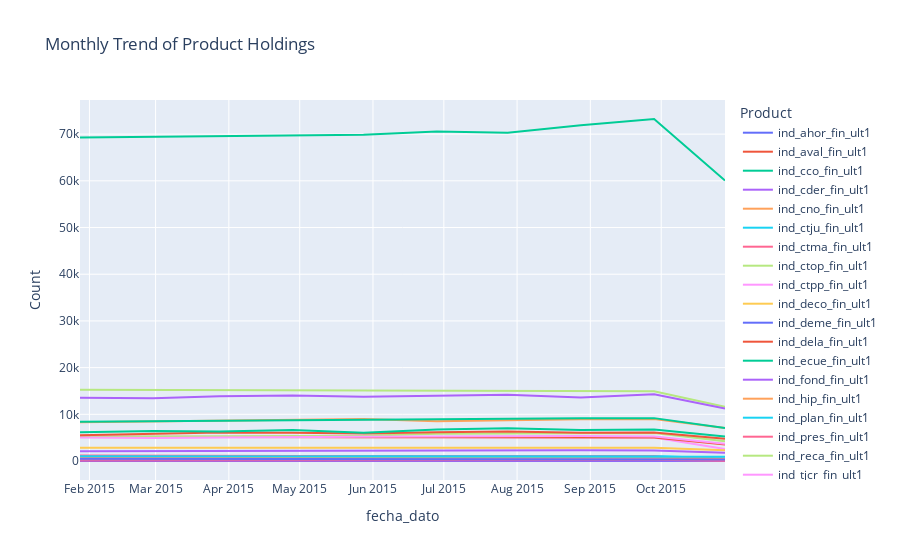

Write notebook code for a chart like this one.
### Code cell
product_cols = [col for col in df.columns if col.startswith('ind_') and col.endswith('_ult1')]

monthly_product_trend = df.groupby('fecha_dato')[product_cols].sum().reset_index()
monthly_product_trend = monthly_product_trend.melt(id_vars='fecha_dato', var_name='Product', value_name='Count')

fig = px.line(monthly_product_trend, x='fecha_dato', y='Count', color='Product',
              title="Monthly Trend of Product Holdings")
fig.show()

### Figure 1 — Plotly figure (JSON) as saved in the notebook; plotly's stock layout.template omitted (floating-point values rounded to 4 significant figures)
{"data": [{"hovertemplate": "Product=ind_ahor_fin_ult1<br>fecha_dato=%{x}<br>Count=%{y}<extra></extra>", "legendgroup": "ind_ahor_fin_ult1", "line": {"color": "#636efa", "dash": "solid"}, "marker": {"symbol": "circle"}, "mode": "lines", "name": "ind_ahor_fin_ult1", "orientation": "v", "showlegend": true, "type": "scatter", "x": ["2015-01-28T00:00:00.000000000", "2015-02-28T00:00:00.000000000", "2015-03-28T00:00:00.000000000", "2015-04-28T00:00:00.000000000", "2015-05-28T00:00:00.000000000", "2015-06-28T00:00:00.000000000", "2015-07-28T00:00:00.000000000", "2015-08-28T00:00:00.000000000", "2015-09-28T00:00:00.000000000", "2015-10-28T00:00:00.000000000"], "xaxis": "x", "y": [8.0, 8.0, 8.0, 8.0, 8.0, 8.0, 8.0, 8.0, 8.0, 7.0], "yaxis": "y"}, {"hovertemplate": "Product=ind_aval_fin_ult1<br>fecha_dato=%{x}<br>Count=%{y}<extra></extra>", "legendgroup": "ind_aval_fin_ult1", "line": {"color": "#EF553B", "dash": "solid"}, "marker": {"symbol": "circle"}, "mode": "lines", "name": "ind_aval_fin_ult1", "orientation": "v", "showlegend": true, "type": "scatter", "x": ["2015-01-28T00:00:00.000000000", "2015-02-28T00:00:00.000000000", "2015-03-28T00:00:00.000000000", "2015-04-28T00:00:00.000000000", "2015-05-28T00:00:00.000000000", "2015-06-28T00:00:00.000000000", "2015-07-28T00:00:00.000000000", "2015-08-28T00:00:00.000000000", "2015-09-28T00:00:00.000000000", "2015-10-28T00:00:00.000000000"], "xaxis": "x", "y": [2.0, 2.0, 2.0, 2.0, 2.0, 2.0, 1.0, 1.0, 1.0, 1.0], "yaxis": "y"}, {"hovertemplate": "Product=ind_cco_fin_ult1<br>fecha_dato=%{x}<br>Count=%{y}<extra></extra>", "legendgroup": "ind_cco_fin_ult1", "line": {"color": "#00cc96", "dash": "solid"}, "marker": {"symbol": "circle"}, "mode": "lines", "name": "ind_cco_fin_ult1", "orientation": "v", "showlegend": true, "type": "scatter", "x": ["2015-01-28T00:00:00.000000000", "2015-02-28T00:00:00.000000000", "2015-03-28T00:00:00.000000000", "2015-04-28T00:00:00.000000000", "2015-05-28T00:00:00.000000000", "2015-06-28T00:00:00.000000000", "2015-07-28T00:00:00.000000000", "2015-08-28T00:00:00.000000000", "2015-09-28T00:00:00.000000000", "2015-10-28T00:00:00.000000000"], "xaxis": "x", "y": [69270.0, 69470.0, 69590.0, 69710.0, 69880.0, 70540.0, 70290.0, 71920.0, 73240.0, 60060.0], "yaxis": "y"}, {"hovertemplate": "Product=ind_cder_fin_ult1<br>fecha_dato=%{x}<br>Count=%{y}<extra></extra>", "legendgroup": "ind_cder_fin_ult1", "line": {"color": "#ab63fa", "dash": "solid"}, "marker": {"symbol": "circle"}, "mode": "lines", "name": "ind_cder_fin_ult1", "orientation": "v", "showlegend": true, "type": "scatter", "x": ["2015-01-28T00:00:00.000000000", "2015-02-28T00:00:00.000000000", "2015-03-28T00:00:00.000000000", "2015-04-28T00:00:00.000000000", "2015-05-28T00:00:00.000000000", "2015-06-28T00:00:00.000000000", "2015-07-28T00:00:00.000000000", "2015-08-28T00:00:00.000000000", "2015-09-28T00:00:00.000000000", "2015-10-28T00:00:00.000000000"], "xaxis": "x", "y": [34.0, 36.0, 41.0, 39.0, 41.0, 41.0, 45.0, 45.0, 43.0, 27.0], "yaxis": "y"}, {"hovertemplate": "Product=ind_cno_fin_ult1<br>fecha_dato=%{x}<br>Count=%{y}<extra></extra>", "legendgroup": "ind_cno_fin_ult1", "line": {"color": "#FFA15A", "dash": "solid"}, "marker": {"symbol": "circle"}, "mode": "lines", "name": "ind_cno_fin_ult1", "orientation": "v", "showlegend": true, "type": "scatter", "x": ["2015-01-28T00:00:00.000000000", "2015-02-28T00:00:00.000000000", "2015-03-28T00:00:00.000000000", "2015-04-28T00:00:00.000000000", "2015-05-28T00:00:00.000000000", "2015-06-28T00:00:00.000000000", "2015-07-28T00:00:00.000000000", "2015-08-28T00:00:00.000000000", "2015-09-28T00:00:00.000000000", "2015-10-28T00:00:00.000000000"], "xaxis": "x", "y": [8309.0, 8517.0, 8651.0, 8849.0, 9013.0, 8498.0, 8720.0, 8948.0, 9005.0, 7046.0], "yaxis": "y"}, {"hovertemplate": "Product=ind_ctju_fin_ult1<br>fecha_dato=%{x}<br>Count=%{y}<extra></extra>", "legendgroup": "ind_ctju_fin_ult1", "line": {"color": "#19d3f3", "dash": "solid"}, "marker": {"symbol": "circle"}, "mode": "lines", "name": "ind_ctju_fin_ult1", "orientation": "v", "showlegend": true, "type": "scatter", "x": ["2015-01-28T00:00:00.000000000", "2015-02-28T00:00:00.000000000", "2015-03-28T00:00:00.000000000", "2015-04-28T00:00:00.000000000", "2015-05-28T00:00:00.000000000", "2015-06-28T00:00:00.000000000", "2015-07-28T00:00:00.000000000", "2015-08-28T00:00:00.000000000", "2015-09-28T00:00:00.000000000", "2015-10-28T00:00:00.000000000"], "xaxis": "x", "y": [1091.0, 1082.0, 1083.0, 1081.0, 1084.0, 1076.0, 1075.0, 1074.0, 1067.0, 531.0], "yaxis": "y"}, {"hovertemplate": "Product=ind_ctma_fin_ult1<br>fecha_dato=%{x}<br>Count=%{y}<extra></extra>", "legendgroup": "ind_ctma_fin_ult1", "line": {"color": "#FF6692", "dash": "solid"}, "marker": {"symbol": "circle"}, "mode": "lines", "name": "ind_ctma_fin_ult1", "orientation": "v", "showlegend": true, "type": "scatter", "x": ["2015-01-28T00:00:00.000000000", "2015-02-28T00:00:00.000000000", "2015-03-28T00:00:00.000000000", "2015-04-28T00:00:00.000000000", "2015-05-28T00:00:00.000000000", "2015-06-28T00:00:00.000000000", "2015-07-28T00:00:00.000000000", "2015-08-28T00:00:00.000000000", "2015-09-28T00:00:00.000000000", "2015-10-28T00:00:00.000000000"], "xaxis": "x", "y": [1172.0, 1167.0, 1114.0, 1054.0, 987.0, 984.0, 960.0, 968.0, 978.0, 290.0], "yaxis": "y"}, {"hovertemplate": "Product=ind_ctop_fin_ult1<br>fecha_dato=%{x}<br>Count=%{y}<extra></extra>", "legendgroup": "ind_ctop_fin_ult1", "line": {"color": "#B6E880", "dash": "solid"}, "marker": {"symbol": "circle"}, "mode": "lines", "name": "ind_ctop_fin_ult1", "orientation": "v", "showlegend": true, "type": "scatter", "x": ["2015-01-28T00:00:00.000000000", "2015-02-28T00:00:00.000000000", "2015-03-28T00:00:00.000000000", "2015-04-28T00:00:00.000000000", "2015-05-28T00:00:00.000000000", "2015-06-28T00:00:00.000000000", "2015-07-28T00:00:00.000000000", "2015-08-28T00:00:00.000000000", "2015-09-28T00:00:00.000000000", "2015-10-28T00:00:00.000000000"], "xaxis": "x", "y": [15280.0, 15240.0, 15210.0, 15160.0, 15120.0, 15070.0, 15020.0, 15000.0, 14950.0, 11630.0], "yaxis": "y"}, {"hovertemplate": "Product=ind_ctpp_fin_ult1<br>fecha_dato=%{x}<br>Count=%{y}<extra></extra>", "legendgroup": "ind_ctpp_fin_ult1", "line": {"color": "#FF97FF", "dash": "solid"}, "marker": {"symbol": "circle"}, "mode": "lines", "name": "ind_ctpp_fin_ult1", "orientation": "v", "showlegend": true, "type": "scatter", "x": ["2015-01-28T00:00:00.000000000", "2015-02-28T00:00:00.000000000", "2015-03-28T00:00:00.000000000", "2015-04-28T00:00:00.000000000", "2015-05-28T00:00:00.000000000", "2015-06-28T00:00:00.000000000", "2015-07-28T00:00:00.000000000", "2015-08-28T00:00:00.000000000", "2015-09-28T00:00:00.000000000", "2015-10-28T00:00:00.000000000"], "xaxis": "x", "y": [5209.0, 5186.0, 5155.0, 5144.0, 5112.0, 5088.0, 5071.0, 5050.0, 5021.0, 2585.0], "yaxis": "y"}, {"hovertemplate": "Product=ind_deco_fin_ult1<br>fecha_dato=%{x}<br>Count=%{y}<extra></extra>", "legendgroup": "ind_deco_fin_ult1", "line": {"color": "#FECB52", "dash": "solid"}, "marker": {"symbol": "circle"}, "mode": "lines", "name": "ind_deco_fin_ult1", "orientation": "v", "showlegend": true, "type": "scatter", "x": ["2015-01-28T00:00:00.000000000", "2015-02-28T00:00:00.000000000", "2015-03-28T00:00:00.000000000", "2015-04-28T00:00:00.000000000", "2015-05-28T00:00:00.000000000", "2015-06-28T00:00:00.000000000", "2015-07-28T00:00:00.000000000", "2015-08-28T00:00:00.000000000", "2015-09-28T00:00:00.000000000", "2015-10-28T00:00:00.000000000"], "xaxis": "x", "y": [207.0, 282.0, 324.0, 329.0, 302.0, 259.0, 246.0, 253.0, 258.0, 238.0], "yaxis": "y"}, {"hovertemplate": "Product=ind_deme_fin_ult1<br>fecha_dato=%{x}<br>Count=%{y}<extra></extra>", "legendgroup": "ind_deme_fin_ult1", "line": {"color": "#636efa", "dash": "solid"}, "marker": {"symbol": "circle"}, "mode": "lines", "name": "ind_deme_fin_ult1", "orientation": "v", "showlegend": true, "type": "scatter", "x": ["2015-01-28T00:00:00.000000000", "2015-02-28T00:00:00.000000000", "2015-03-28T00:00:00.000000000", "2015-04-28T00:00:00.000000000", "2015-05-28T00:00:00.000000000", "2015-06-28T00:00:00.000000000", "2015-07-28T00:00:00.000000000", "2015-08-28T00:00:00.000000000", "2015-09-28T00:00:00.000000000", "2015-10-28T00:00:00.000000000"], "xaxis": "x", "y": [196.0, 197.0, 194.0, 184.0, 177.0, 170.0, 166.0, 162.0, 161.0, 107.0], "yaxis": "y"}, {"hovertemplate": "Product=ind_dela_fin_ult1<br>fecha_dato=%{x}<br>Count=%{y}<extra></extra>", "legendgroup": "ind_dela_fin_ult1", "line": {"color": "#EF553B", "dash": "solid"}, "marker": {"symbol": "circle"}, "mode": "lines", "name": "ind_dela_fin_ult1", "orientation": "v", "showlegend": true, "type": "scatter", "x": ["2015-01-28T00:00:00.000000000", "2015-02-28T00:00:00.000000000", "2015-03-28T00:00:00.000000000", "2015-04-28T00:00:00.000000000", "2015-05-28T00:00:00.000000000", "2015-06-28T00:00:00.000000000", "2015-07-28T00:00:00.000000000", "2015-08-28T00:00:00.000000000", "2015-09-28T00:00:00.000000000", "2015-10-28T00:00:00.000000000"], "xaxis": "x", "y": [5180.0, 5128.0, 5039.0, 5031.0, 5074.0, 5063.0, 5044.0, 5015.0, 5046.0, 3518.0], "yaxis": "y"}, {"hovertemplate": "Product=ind_ecue_fin_ult1<br>fecha_dato=%{x}<br>Count=%{y}<extra></extra>", "legendgroup": "ind_ecue_fin_ult1", "line": {"color": "#00cc96", "dash": "solid"}, "marker": {"symbol": "circle"}, "mode": "lines", "name": "ind_ecue_fin_ult1", "orientation": "v", "showlegend": true, "type": "scatter", "x": ["2015-01-28T00:00:00.000000000", "2015-02-28T00:00:00.000000000", "2015-03-28T00:00:00.000000000", "2015-04-28T00:00:00.000000000", "2015-05-28T00:00:00.000000000", "2015-06-28T00:00:00.000000000", "2015-07-28T00:00:00.000000000", "2015-08-28T00:00:00.000000000", "2015-09-28T00:00:00.000000000", "2015-10-28T00:00:00.000000000"], "xaxis": "x", "y": [8403.0, 8502.0, 8651.0, 8793.0, 8945.0, 9032.0, 9087.0, 9142.0, 9181.0, 7067.0], "yaxis": "y"}, {"hovertemplate": "Product=ind_fond_fin_ult1<br>fecha_dato=%{x}<br>Count=%{y}<extra></extra>", "legendgroup": "ind_fond_fin_ult1", "line": {"color": "#ab63fa", "dash": "solid"}, "marker": {"symbol": "circle"}, "mode": "lines", "name": "ind_fond_fin_ult1", "orientation": "v", "showlegend": true, "type": "scatter", "x": ["2015-01-28T00:00:00.000000000", "2015-02-28T00:00:00.000000000", "2015-03-28T00:00:00.000000000", "2015-04-28T00:00:00.000000000", "2015-05-28T00:00:00.000000000", "2015-06-28T00:00:00.000000000", "2015-07-28T00:00:00.000000000", "2015-08-28T00:00:00.000000000", "2015-09-28T00:00:00.000000000", "2015-10-28T00:00:00.000000000"], "xaxis": "x", "y": [2065.0, 2106.0, 2185.0, 2235.0, 2271.0, 2271.0, 2267.0, 2278.0, 2265.0, 1761.0], "yaxis": "y"}, {"hovertemplate": "Product=ind_hip_fin_ult1<br>fecha_dato=%{x}<br>Count=%{y}<extra></extra>", "legendgroup": "ind_hip_fin_ult1", "line": {"color": "#FFA15A", "dash": "solid"}, "marker": {"symbol": "circle"}, "mode": "lines", "name": "ind_hip_fin_ult1", "orientation": "v", "showlegend": true, "type": "scatter", "x": ["2015-01-28T00:00:00.000000000", "2015-02-28T00:00:00.000000000", "2015-03-28T00:00:00.000000000", "2015-04-28T00:00:00.000000000", "2015-05-28T00:00:00.000000000", "2015-06-28T00:00:00.000000000", "2015-07-28T00:00:00.000000000", "2015-08-28T00:00:00.000000000", "2015-09-28T00:00:00.000000000", "2015-10-28T00:00:00.000000000"], "xaxis": "x", "y": [708.0, 706.0, 704.0, 702.0, 685.0, 680.0, 677.0, 676.0, 674.0, 520.0], "yaxis": "y"}, {"hovertemplate": "Product=ind_plan_fin_ult1<br>fecha_dato=%{x}<br>Count=%{y}<extra></extra>", "legendgroup": "ind_plan_fin_ult1", "line": {"color": "#19d3f3", "dash": "solid"}, "marker": {"symbol": "circle"}, "mode": "lines", "name": "ind_plan_fin_ult1", "orientation": "v", "showlegend": true, "type": "scatter", "x": ["2015-01-28T00:00:00.000000000", "2015-02-28T00:00:00.000000000", "2015-03-28T00:00:00.000000000", "2015-04-28T00:00:00.000000000", "2015-05-28T00:00:00.000000000", "2015-06-28T00:00:00.000000000", "2015-07-28T00:00:00.000000000", "2015-08-28T00:00:00.000000000", "2015-09-28T00:00:00.000000000", "2015-10-28T00:00:00.000000000"], "xaxis": "x", "y": [1039.0, 1039.0, 1036.0, 1028.0, 1030.0, 1030.0, 1027.0, 1027.0, 1027.0, 885.0], "yaxis": "y"}, {"hovertemplate": "Product=ind_pres_fin_ult1<br>fecha_dato=%{x}<br>Count=%{y}<extra></extra>", "legendgroup": "ind_pres_fin_ult1", "line": {"color": "#FF6692", "dash": "solid"}, "marker": {"symbol": "circle"}, "mode": "lines", "name": "ind_pres_fin_ult1", "orientation": "v", "showlegend": true, "type": "scatter", "x": ["2015-01-28T00:00:00.000000000", "2015-02-28T00:00:00.000000000", "2015-03-28T00:00:00.000000000", "2015-04-28T00:00:00.000000000", "2015-05-28T00:00:00.000000000", "2015-06-28T00:00:00.000000000", "2015-07-28T00:00:00.000000000", "2015-08-28T00:00:00.000000000", "2015-09-28T00:00:00.000000000", "2015-10-28T00:00:00.000000000"], "xaxis": "x", "y": [267.0, 266.0, 265.0, 267.0, 269.0, 263.0, 260.0, 262.0, 264.0, 81.0], "yaxis": "y"}, {"hovertemplate": "Product=ind_reca_fin_ult1<br>fecha_dato=%{x}<br>Count=%{y}<extra></extra>", "legendgroup": "ind_reca_fin_ult1", "line": {"color": "#B6E880", "dash": "solid"}, "marker": {"symbol": "circle"}, "mode": "lines", "name": "ind_reca_fin_ult1", "orientation": "v", "showlegend": true, "type": "scatter", "x": ["2015-01-28T00:00:00.000000000", "2015-02-28T00:00:00.000000000", "2015-03-28T00:00:00.000000000", "2015-04-28T00:00:00.000000000", "2015-05-28T00:00:00.000000000", "2015-06-28T00:00:00.000000000", "2015-07-28T00:00:00.000000000", "2015-08-28T00:00:00.000000000", "2015-09-28T00:00:00.000000000", "2015-10-28T00:00:00.000000000"], "xaxis": "x", "y": [5178.0, 5205.0, 5248.0, 5363.0, 5415.0, 5844.0, 5925.0, 5954.0, 5992.0, 4243.0], "yaxis": "y"}, {"hovertemplate": "Product=ind_tjcr_fin_ult1<br>fecha_dato=%{x}<br>Count=%{y}<extra></extra>", "legendgroup": "ind_tjcr_fin_ult1", "line": {"color": "#FF97FF", "dash": "solid"}, "marker": {"symbol": "circle"}, "mode": "lines", "name": "ind_tjcr_fin_ult1", "orientation": "v", "showlegend": true, "type": "scatter", "x": ["2015-01-28T00:00:00.000000000", "2015-02-28T00:00:00.000000000", "2015-03-28T00:00:00.000000000", "2015-04-28T00:00:00.000000000", "2015-05-28T00:00:00.000000000", "2015-06-28T00:00:00.000000000", "2015-07-28T00:00:00.000000000", "2015-08-28T00:00:00.000000000", "2015-09-28T00:00:00.000000000", "2015-10-28T00:00:00.000000000"], "xaxis": "x", "y": [5054.0, 4951.0, 5058.0, 5202.0, 5218.0, 5267.0, 5371.0, 5338.0, 5232.0, 3705.0], "yaxis": "y"}, {"hovertemplate": "Product=ind_valo_fin_ult1<br>fecha_dato=%{x}<br>Count=%{y}<extra></extra>", "legendgroup": "ind_valo_fin_ult1", "line": {"color": "#FECB52", "dash": "solid"}, "marker": {"symbol": "circle"}, "mode": "lines", "name": "ind_valo_fin_ult1", "orientation": "v", "showlegend": true, "type": "scatter", "x": ["2015-01-28T00:00:00.000000000", "2015-02-28T00:00:00.000000000", "2015-03-28T00:00:00.000000000", "2015-04-28T00:00:00.000000000", "2015-05-28T00:00:00.000000000", "2015-06-28T00:00:00.000000000", "2015-07-28T00:00:00.000000000", "2015-08-28T00:00:00.000000000", "2015-09-28T00:00:00.000000000", "2015-10-28T00:00:00.000000000"], "xaxis": "x", "y": [2849.0, 2832.0, 2815.0, 2808.0, 2805.0, 2773.0, 2767.0, 2810.0, 2842.0, 2281.0], "yaxis": "y"}, {"hovertemplate": "Product=ind_viv_fin_ult1<br>fecha_dato=%{x}<br>Count=%{y}<extra></extra>", "legendgroup": "ind_viv_fin_ult1", "line": {"color": "#636efa", "dash": "solid"}, "marker": {"symbol": "circle"}, "mode": "lines", "name": "ind_viv_fin_ult1", "orientation": "v", "showlegend": true, "type": "scatter", "x": ["2015-01-28T00:00:00.000000000", "2015-02-28T00:00:00.000000000", "2015-03-28T00:00:00.000000000", "2015-04-28T00:00:00.000000000", "2015-05-28T00:00:00.000000000", "2015-06-28T00:00:00.000000000", "2015-07-28T00:00:00.000000000", "2015-08-28T00:00:00.000000000", "2015-09-28T00:00:00.000000000", "2015-10-28T00:00:00.000000000"], "xaxis": "x", "y": [462.0, 462.0, 455.0, 451.0, 446.0, 446.0, 442.0, 439.0, 432.0, 309.0], "yaxis": "y"}, {"hovertemplate": "Product=ind_nomina_ult1<br>fecha_dato=%{x}<br>Count=%{y}<extra></extra>", "legendgroup": "ind_nomina_ult1", "line": {"color": "#EF553B", "dash": "solid"}, "marker": {"symbol": "circle"}, "mode": "lines", "name": "ind_nomina_ult1", "orientation": "v", "showlegend": true, "type": "scatter", "x": ["2015-01-28T00:00:00.000000000", "2015-02-28T00:00:00.000000000", "2015-03-28T00:00:00.000000000", "2015-04-28T00:00:00.000000000", "2015-05-28T00:00:00.000000000", "2015-06-28T00:00:00.000000000", "2015-07-28T00:00:00.000000000", "2015-08-28T00:00:00.000000000", "2015-09-28T00:00:00.000000000", "2015-10-28T00:00:00.000000000"], "xaxis": "x", "y": [5513.0, 5839.0, 6120.0, 6029.0, 5882.0, 6167.0, 6328.0, 6044.0, 6111.0, 4772.0], "yaxis": "y"}, {"hovertemplate": "Product=ind_nom_pens_ult1<br>fecha_dato=%{x}<br>Count=%{y}<extra></extra>", "legendgroup": "ind_nom_pens_ult1", "line": {"color": "#00cc96", "dash": "solid"}, "marker": {"symbol": "circle"}, "mode": "lines", "name": "ind_nom_pens_ult1", "orientation": "v", "showlegend": true, "type": "scatter", "x": ["2015-01-28T00:00:00.000000000", "2015-02-28T00:00:00.000000000", "2015-03-28T00:00:00.000000000", "2015-04-28T00:00:00.000000000", "2015-05-28T00:00:00.000000000", "2015-06-28T00:00:00.000000000", "2015-07-28T00:00:00.000000000", "2015-08-28T00:00:00.000000000", "2015-09-28T00:00:00.000000000", "2015-10-28T00:00:00.000000000"], "xaxis": "x", "y": [6149.0, 6427.0, 6296.0, 6628.0, 6051.0, 6771.0, 6998.0, 6664.0, 6735.0, 5244.0], "yaxis": "y"}, {"hovertemplate": "Product=ind_recibo_ult1<br>fecha_dato=%{x}<br>Count=%{y}<extra></extra>", "legendgroup": "ind_recibo_ult1", "line": {"color": "#ab63fa", "dash": "solid"}, "marker": {"symbol": "circle"}, "mode": "lines", "name": "ind_recibo_ult1", "orientation": "v", "showlegend": true, "type": "scatter", "x": ["2015-01-28T00:00:00.000000000", "2015-02-28T00:00:00.000000000", "2015-03-28T00:00:00.000000000", "2015-04-28T00:00:00.000000000", "2015-05-28T00:00:00.000000000", "2015-06-28T00:00:00.000000000", "2015-07-28T00:00:00.000000000", "2015-08-28T00:00:00.000000000", "2015-09-28T00:00:00.000000000", "2015-10-28T00:00:00.000000000"], "xaxis": "x", "y": [13560.0, 13420.0, 13890.0, 14040.0, 13770.0, 14040.0, 14200.0, 13600.0, 14280.0, 11260.0], "yaxis": "y"}], "layout": {"legend": {"title": {"text": "Product"}, "tracegroupgap": 0}, "title": {"text": "Monthly Trend of Product Holdings"}, "xaxis": {"anchor": "y", "domain": [0, 1], "title": {"text": "fecha_dato"}}, "yaxis": {"anchor": "x", "domain": [0, 1], "title": {"text": "Count"}}}}
